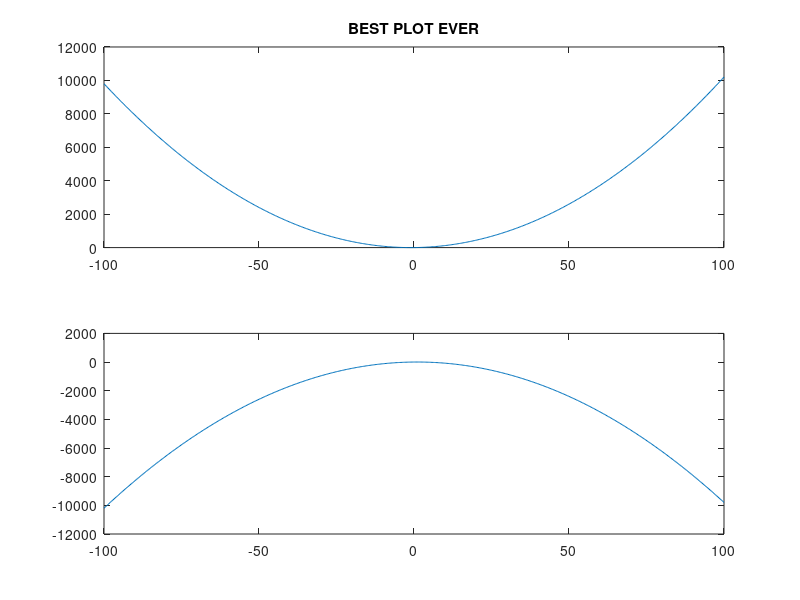

MATLAB code to generate this figure:

X = linspace(-100, 100, 500);
Y = X.^2 + 2*X + 1;
subplot(2,1,1);
plot(X,Y);
title('BEST PLOT EVER');
Y = -X.^2 + 2*X + 1;
subplot(2,1,2);
plot(X,Y);